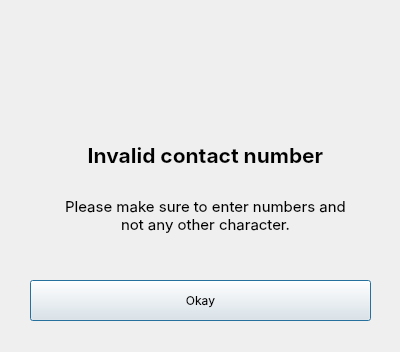
<?xml version="1.0" encoding="UTF-8"?>
<ui version="4.0">
 <class>Dialog</class>
 <widget class="QDialog" name="Dialog">
  <property name="geometry">
   <rect>
    <x>0</x>
    <y>0</y>
    <width>400</width>
    <height>352</height>
   </rect>
  </property>
  <property name="windowTitle">
   <string>Dialog</string>
  </property>
  <widget class="QPushButton" name="okay_btn">
   <property name="geometry">
    <rect>
     <x>30</x>
     <y>280</y>
     <width>341</width>
     <height>41</height>
    </rect>
   </property>
   <property name="font">
    <font>
     <family>SF Pro Display</family>
     <pointsize>9</pointsize>
    </font>
   </property>
   <property name="text">
    <string>Okay</string>
   </property>
  </widget>
  <widget class="QLabel" name="label">
   <property name="geometry">
    <rect>
     <x>150</x>
     <y>30</y>
     <width>100</width>
     <height>100</height>
    </rect>
   </property>
   <property name="text">
    <string/>
   </property>
   <property name="pixmap">
    <pixmap>[SUB] Information Management/Transaction-Management-System-main/Transaction-Management-System/POP_UP/1-Categories/delete_warning.png</pixmap>
   </property>
   <property name="scaledContents">
    <bool>true</bool>
   </property>
  </widget>
  <widget class="QLabel" name="label_2">
   <property name="geometry">
    <rect>
     <x>10</x>
     <y>120</y>
     <width>391</width>
     <height>71</height>
    </rect>
   </property>
   <property name="font">
    <font>
     <family>SF Pro Display</family>
     <pointsize>16</pointsize>
     <weight>75</weight>
     <bold>true</bold>
    </font>
   </property>
   <property name="text">
    <string>&lt;html&gt;&lt;head/&gt;&lt;body&gt;&lt;p align=&quot;center&quot;&gt;Invalid contact number&lt;/p&gt;&lt;/body&gt;&lt;/html&gt;</string>
   </property>
  </widget>
  <widget class="QLabel" name="label_4">
   <property name="geometry">
    <rect>
     <x>10</x>
     <y>180</y>
     <width>391</width>
     <height>71</height>
    </rect>
   </property>
   <property name="font">
    <font>
     <family>SF Pro Display</family>
     <pointsize>11</pointsize>
     <weight>50</weight>
     <bold>false</bold>
    </font>
   </property>
   <property name="text">
    <string>&lt;html&gt;&lt;head/&gt;&lt;body&gt;&lt;p align=&quot;center&quot;&gt;Please make sure to enter numbers and &lt;br/&gt;not any other character.&lt;/p&gt;&lt;/body&gt;&lt;/html&gt;</string>
   </property>
  </widget>
 </widget>
 <resources/>
 <connections/>
</ui>
